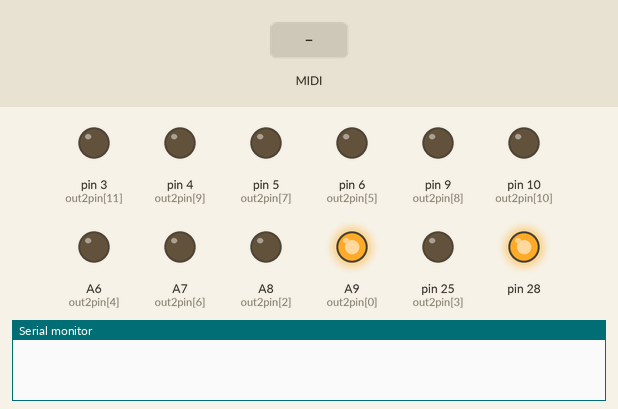
A program run on a simulated Teensy 3. Parts: output pins drawn as LEDs (lit = HIGH), the last lines printed to the serial monitor. The inputs (shaded band) are chosen by the test bench. MIDI output is not drawn.

Above: at 0.1 s.
At 3.8 s:
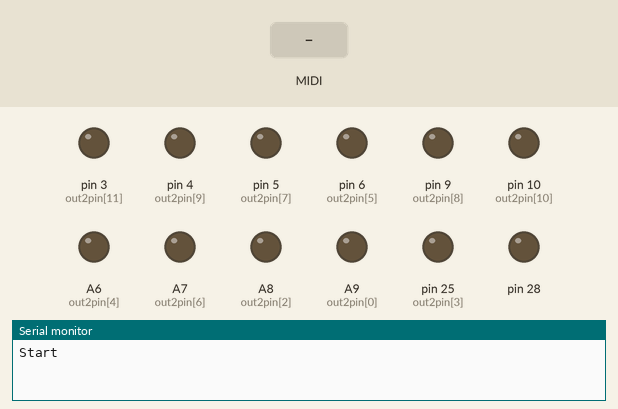
3.9 s: MIDI note 36 received
At 4.05 s:
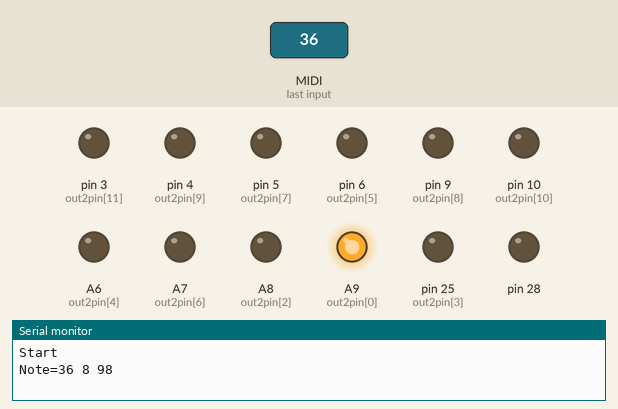
Timing chart, 0 to 6.9 s (numbered marks = the images above; inputs shaded):
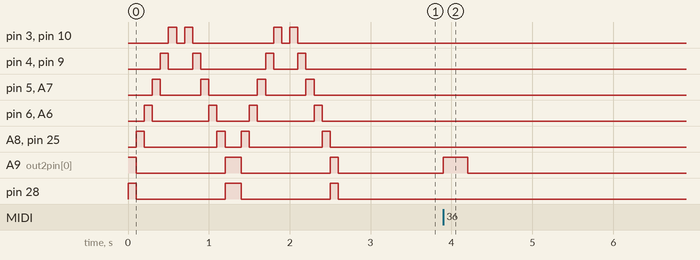

The program:

main.cpp
```cpp
#include <Arduino.h>
#include <MIDI.h>

#define ON_VALUE 1023
#define CC_MAX 511

const uint8_t CHANA = 1;//set the MIDI channel here!
const uint8_t CHANB = 2;
const uint8_t CHANC = 3;

uint8_t out2pin[] = {23, 0, 22, 25, 20, 6, 21, 5, 9, 4, 10, 3};//output number to actual teensy pin, dont change.
uint8_t whitekeys[] = {4, 0, 6, 0, 8, 0, 0, 0, 0, 0, 0, 0};//non zero keys sent to output number.
uint8_t pulses;
uint8_t sixteenthnotes;
uint8_t quartertoggle;
uint8_t wholetoggle;
bool playing;
int noteTable[] = {0, 98, 195, 293, 390 , 487, 584, 682, 779, 877, 975 };

uint8_t cc2activea[] = {71, 72, 73, 74};
uint8_t cc2outa[] = {2, 3, 4, 5};
uint8_t cc2activeb[] = {71, 72, 73};
uint8_t cc2outb[] = {8, 9, 10};

MIDI_CREATE_INSTANCE(HardwareSerial, Serial1, MIDI);

void ligthPattern(int i, int value) {
    if (out2pin[i] == 0) analogWrite(A14, value);
    else analogWrite(out2pin[i], value );
}

void initAnimate(int time) {
  for (int i = 0; i < 12; i += 2) {
    ligthPattern(i, ON_VALUE);
    ligthPattern(i+1, ON_VALUE);
    delay(time);
    ligthPattern(i, 0);
    ligthPattern(i+1, 0);
  }
  delay(time);
  for (int i = 10; i >= 0; i -= 2) {
    ligthPattern(i, ON_VALUE);
    ligthPattern(i+1, ON_VALUE);
    delay(time);
    ligthPattern(i, 0);
    ligthPattern(i+1, 0);
  }
}

void HandleNoteOn(byte channel, byte pitch, byte velocity) {
  if (channel == CHANA) {
    if (velocity != 0) {
      analogWrite(out2pin[0], ON_VALUE);
      int xv = 0;
      int stp;
      if (pitch >= 24) {
        int rst = pitch % 12;
        int idx = (pitch - 24) / 12;
        stp = (noteTable[idx + 1] - noteTable[idx]) / 12;
        xv = noteTable[idx] + stp * rst;
        analogWrite(A14, xv);
      }
      Serial.print("Note=");
      Serial.print(pitch);
      Serial.print(" ");
      Serial.print(stp);
      Serial.print(" ");
      Serial.println(xv);
    }
    else {
      analogWrite(out2pin[0], 0);
    }
  } else if (channel == CHANB) {
    if (velocity != 0) {
      analogWrite(out2pin[6], ON_VALUE);
    }
    else {
      analogWrite(out2pin[6], 0);
    }
  } else if (channel == CHANC) {
    if (velocity != 0) {
      analogWrite(out2pin[7], ON_VALUE);
    }
    else {
      analogWrite(out2pin[7], 0);
    }
  }
}

void HandleNoteOff(byte channel, byte pitch, byte velocity) {
  if (channel == CHANA) {
    analogWrite(out2pin[0], 0);
  }
  else if (channel == CHANB) {
    analogWrite(out2pin[6], 0);
  }
  else if (channel == CHANC) {
    analogWrite(out2pin[7], 0);
  }

}


void HandleControlChange (byte channel, byte number, byte value) {
  if (channel == CHANA) {
    for (int i = 0; i < 4; i ++) {
      if ( number  == cc2activea[i]) { //ignore wrong channel or CC numbers
        analogWrite(out2pin[cc2outa[i]], value << 2);
      }
    }
  }
  if (channel == CHANB) {
    for (int i = 0; i < 4; i ++) {
      if ( number  == cc2activeb[i]) { //ignore wrong channel or CC numbers
        analogWrite(out2pin[cc2outb[i]], value << 2);
      }
    }
  }
}

void HandleClock(void) {
  if (playing) {
    pulses ++;
    if (pulses > 11 ) {
      pulses = 0;
      sixteenthnotes ++;
    }
    if (pulses < 1) {
      analogWrite(out2pin[11], ON_VALUE);
    }
    else analogWrite(out2pin[11], 0);
  }
}

void HandleStart() {
  pulses = 0;
  sixteenthnotes = 0;
  playing = 1;
}

void HandleStop() {
  playing = 0; //remove this to have continuous clock pulses on dodeca after sequencer is stopped
  digitalWriteFast(out2pin[11], LOW); //turn pulse off when stopped even if it is in the middle of "on" cycle
}


void HandleContinue() {
  //maybe only needed for song position pointer
}

void setup() {
  for (int i = 0; i < 12; i ++) {
    if (out2pin[i]) {
      pinMode(out2pin[i], OUTPUT);
      analogWriteFrequency(out2pin[i], 200000);
    }
  }

  analogWriteResolution(10);

  initAnimate(100);
  initAnimate(100);
  // Connect the Handlers to the library, so it is called upon reception.
  MIDI.begin(MIDI_CHANNEL_OMNI);
  MIDI.setHandleNoteOn(HandleNoteOn);  // Put only the name of the function
  MIDI.setHandleControlChange(HandleControlChange);
  MIDI.setHandleNoteOff(HandleNoteOff);
  MIDI.setHandleClock(HandleClock);
  MIDI.setHandleStart(HandleStart);
  MIDI.setHandleStop(HandleStop);
  MIDI.setHandleContinue(HandleContinue);

  Serial.begin(9600);
  Serial.println("Start");
}

int ct = 0;

void loop() {
  MIDI.read();
}
```

Measured:
- after the input at 3.9 s, A9 (out2pin[0]): LOW → HIGH at once, → LOW 0.30 s later
